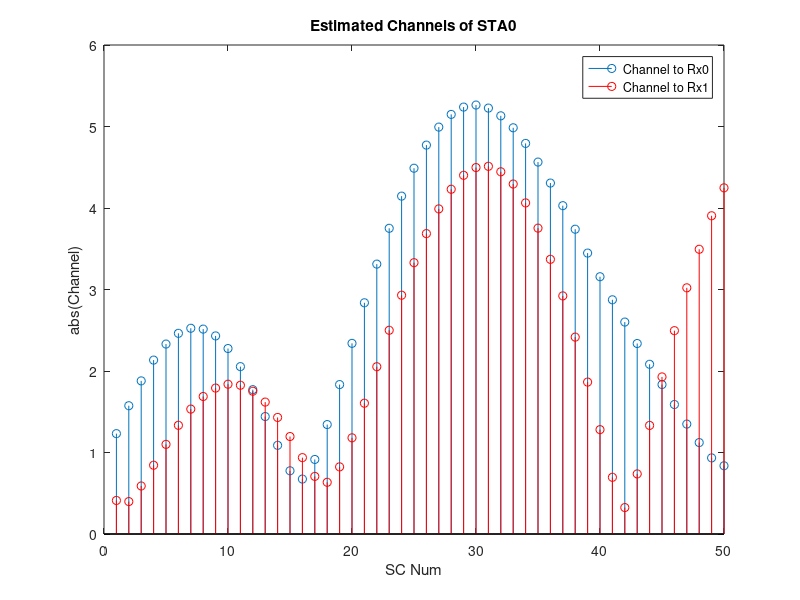
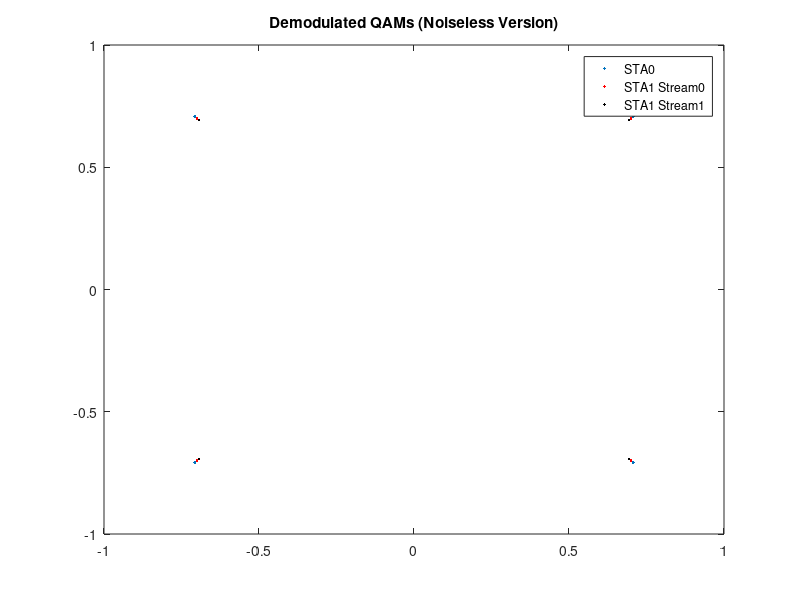

MATLAB code for these plots, in order:
function OFDMA_MIMO
close all; clear; clc;


N_fft=256;
N=100; % Num of OFDM Symbols
CP_length=16;
NumRx=4;

STA0loc=[1:50]; % The SC indices of STA0
STA1loc=[51:70]; % The SC indices of STA1

% Freq Domain Data
s0=zeros(N_fft,N);
s0(STA0loc,:)=randsrc(length(STA0loc),N,[1+1i 1-1i -1+1i -1-1i])/sqrt(2); % STA0 Data (1st symbol is pilot)

s1_0=zeros(N_fft,N);
s1_0(STA1loc,:)=randsrc(length(STA1loc),N,[1+1i 1-1i -1+1i -1-1i])/sqrt(2); % STA1 Stream0 Data (1st symbol in pilot)
s1_0(:,2)=zeros;  % 2nd symbol is null
s1_1=zeros(N_fft,N);
s1_1(STA1loc,:)=randsrc(length(STA1loc),N,[1+1i 1-1i -1+1i -1-1i])/sqrt(2); % STA1 Stream1 Data (2nd symbol is pilot)
s1_1(:,1)=zeros;  % 1st symbol is null

%OFDM Modulator
% STA0
TimeDomainMat0=ifft(s0); % ifft is column-wise
TimeDomainMat_withCP0=[TimeDomainMat0(end-CP_length+1:end,:); TimeDomainMat0];
TimeDomainSingalLong0=TimeDomainMat_withCP0(:);

% STA1 (we avoid loops to make it explicit and clear. In a practical implementation do it with loops)
TimeDomainMat1_0=ifft(s1_0);
TimeDomainMat_withCP1_0=[TimeDomainMat1_0(end-CP_length+1:end,:); TimeDomainMat1_0];
TimeDomainSingalLong1_0=TimeDomainMat_withCP1_0(:);

TimeDomainMat1_1=ifft(s1_1);
TimeDomainMat_withCP1_1=[TimeDomainMat1_1(end-CP_length+1:end,:); TimeDomainMat1_1];
TimeDomainSingalLong1_1=TimeDomainMat_withCP1_1(:);

% Pass Through MIMO Channel
RxSignalLong=PassThroughChannel(TimeDomainSingalLong0.',NumRx,10,[0:CP_length-1]); % Pass STA0 through its channel 
RxSignalLong=RxSignalLong+PassThroughChannel([TimeDomainSingalLong1_0,TimeDomainSingalLong1_1].',NumRx,10,[0:CP_length-1]); % Add STA1 passed through its channel

% OFDMA Receiver
BigPostFFTRx=zeros(N_fft,N,NumRx); % Holds the FFT output for all Rx antennas (matrix per Rx antenna)

for k=1:NumRx,
    RxSignalMat=reshape(RxSignalLong(:,k),N_fft+CP_length,N);
    RxSignalMatWithoutCP=RxSignalMat(CP_length+1:end,:);
    PostFFTRx=fft(RxSignalMatWithoutCP); % fft is column-wise
    
    BigPostFFTRx(:,:,k)=PostFFTRx;
end;

% Channel Estimation
% STA0
ChannelEstimate0=zeros(NumRx,length(STA0loc));
for k=1:length(STA0loc),
    %temp=squeeze(BigPostFFTRx(STA0loc(k),1,:))./s0(STA0loc(k));
    ChannelEstimate0(:,k)=BigPostFFTRx(STA0loc(k),1,:)./s0(STA0loc(k),1)
end

% Plot one of the channels 
stem(abs(ChannelEstimate0(1,:)));
hold on 
stem(abs(ChannelEstimate0(2,:)),'r');
title('Estimated Channels of STA0'); 
xlabel('SC Num')
ylabel('abs(Channel)'); 
legend('Channel to Rx0','Channel to Rx1')

figure; 

% STA1
ChannelEstimate1_0=zeros(NumRx,length(STA1loc)); % For Stream0
ChannelEstimate1_1=zeros(NumRx,length(STA1loc)); % For Stream1

for k=1:length(STA1loc),
    ChannelEstimate1_0(:,k)=BigPostFFTRx(STA1loc(k),1,:)./s1_0(STA1loc(k),1); % Use 1st OFDM sym
    ChannelEstimate1_1(:,k)=BigPostFFTRx(STA1loc(k),2,:)./s1_1(STA1loc(k),2); % Use 2nd OFDM sym
end

% Demodulate All Payload
% STA0
Demodulated0=zeros(length(STA0loc),N);
for k=1:length(STA0loc),
    for kk=2:N, % First OFDM sym is pilot
        Demodulated0(k,kk)=ChannelEstimate0(:,k)'*squeeze(BigPostFFTRx(STA0loc(k),kk,:))/norm(ChannelEstimate0(:,k))^2; % MRC Processing
    end;
end;

Payload0=Demodulated0(:,2:end); plot(Payload0(:),'.');

% STA1
Demodulated1=zeros(length(STA1loc),N,2);
for k=1:length(STA1loc),
    CurrentMIMOChannel=[ChannelEstimate1_0(:,k),ChannelEstimate1_1(:,k)];
    
    for kk=3:N,% First 2 OFDM syms are pilots
        CurrentY=squeeze(BigPostFFTRx(STA1loc(k),kk,:));
        Demodulated1(k,kk,:)=pinv(CurrentMIMOChannel)*CurrentY;
    end;
end;

Payload1=Demodulated1(:,3:end,:);
Payload1_0=squeeze(Payload1(:,:,1)); 
Payload1_1=squeeze(Payload1(:,:,2));
hold on
plot(.99*Payload1_0(:),'r.'); % The .99 is just that we see all on the same plot...
plot(.98*Payload1_1(:),'k.'); 
title('Demodulated QAMs (Noiseless Version)');
legend('STA0','STA1 Stream0','STA1 Stream1')

%---------------------------------------------------------------------
function RxSignal=PassThroughChannel(TxSignal,NumRx,NumPaths,DelayRange)

NumTx=size(TxSignal,1);
PathsDelay=randsrc(NumPaths,1,DelayRange);
PathsPhase=exp(1j*2*pi*rand(NumPaths,1));

DoAs=2*pi*rand(NumPaths,1);
DoDs=2*pi*rand(NumPaths,1);

RxSignal=zeros(NumRx,size(TxSignal,2));

for k=1:NumPaths,
    for kk=1:NumTx,
        CurrentChunk=TxSignal(kk,:);
        RxSignal=RxSignal+ exp(-1i*pi*sin(DoDs(k))*(kk-1)) * PathsPhase(k)*exp(-1i*pi*sin(DoAs(k))*[0:NumRx-1].')*[zeros(1,PathsDelay(k)),CurrentChunk(1:end-PathsDelay(k))];
    end;
end;

RxSignal=RxSignal.';

